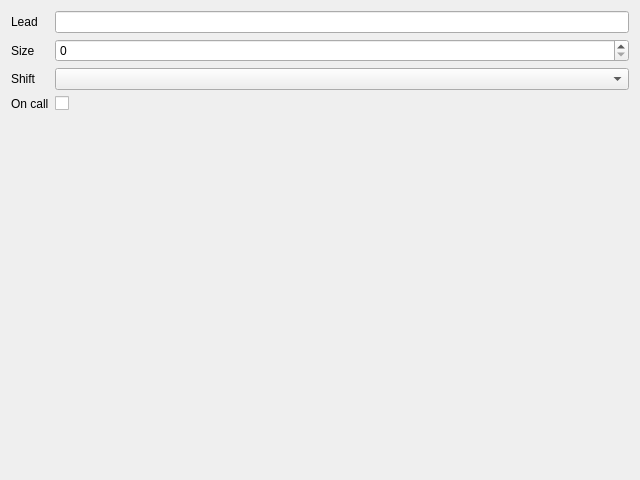
<?xml version="1.0" encoding="UTF-8"?>
<!-- SPDX-License-Identifier: MIT -->
<ui version="4.0">
 <class>CrewDialog</class>
 <widget class="QDialog" name="CrewDialog">
  <property name="geometry">
   <rect>
    <x>0</x>
    <y>0</y>
    <width>640</width>
    <height>480</height>
   </rect>
  </property>
  <property name="windowTitle">
   <string>Crew</string>
  </property>
  <layout class="QFormLayout" name="formLayout">
   <item row="0" column="0">
    <widget class="QLabel" name="label_leadEdit">
     <property name="text">
      <string>Lead</string>
     </property>
     <property name="buddy">
      <cstring>leadEdit</cstring>
     </property>
    </widget>
   </item>
   <item row="0" column="1">
    <widget class="QLineEdit" name="leadEdit"/>
   </item>
   <item row="1" column="0">
    <widget class="QLabel" name="label_sizeEdit">
     <property name="text">
      <string>Size</string>
     </property>
     <property name="buddy">
      <cstring>sizeEdit</cstring>
     </property>
    </widget>
   </item>
   <item row="1" column="1">
    <widget class="QSpinBox" name="sizeEdit"/>
   </item>
   <item row="2" column="0">
    <widget class="QLabel" name="label_shiftCombo">
     <property name="text">
      <string>Shift</string>
     </property>
     <property name="buddy">
      <cstring>shiftCombo</cstring>
     </property>
    </widget>
   </item>
   <item row="2" column="1">
    <widget class="QComboBox" name="shiftCombo"/>
   </item>
   <item row="3" column="0">
    <widget class="QLabel" name="label_onCallCheck">
     <property name="text">
      <string>On call</string>
     </property>
     <property name="buddy">
      <cstring>onCallCheck</cstring>
     </property>
    </widget>
   </item>
   <item row="3" column="1">
    <widget class="QCheckBox" name="onCallCheck"/>
   </item>
  </layout>
 </widget>
 <tabstops>
  <tabstop>leadEdit</tabstop>
  <tabstop>sizeEdit</tabstop>
  <tabstop>shiftCombo</tabstop>
  <tabstop>onCallCheck</tabstop>
 </tabstops>
</ui>
